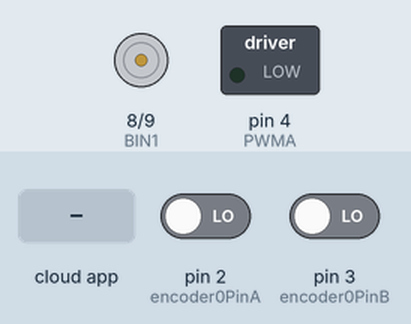
This sketch was run on a simulated Arduino Uno, built with avr-gcc and run on an emulated ATmega328P. Parts: motor-driver pin pairs drawn as motors (green arrow = first pin HIGH = forward, orange = second pin HIGH = backward, longer = more drive, scaled by the enable pin), switched loads named in the sketch (green lamp = pin HIGH). Inputs (shaded band) come from the test bench; at power-on: pin 2 (encoder0PinA) LOW, pin 3 (encoder0PinB) LOW. The ROS host is connected and sends only what is stated.

Above: at 1.2 s.
1.3 s: the phone or cloud app sets linear.x to -100
At 2.5 s:
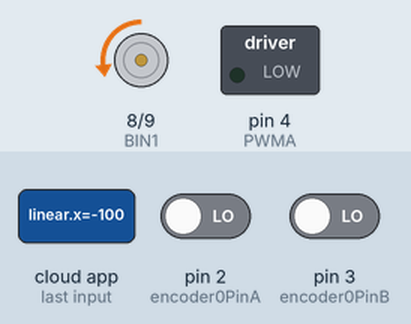
2.8 s: the phone or cloud app sets angular.z to 100
At 3.7 s:
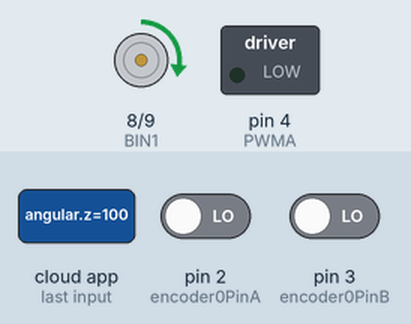
4.3 s: the phone or cloud app sets angular.z to -100
At 4.8 s:
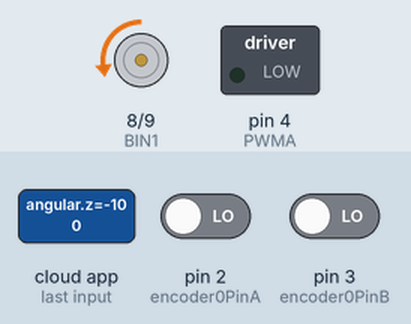
Timing chart, 0 to 7.3 s (numbered marks = the images above; inputs shaded):
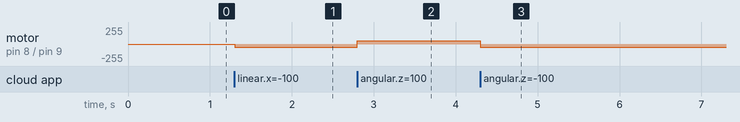

Measured:
- after the input at 1.3 s, motor on pin 8 (BIN1) / pin 9 (BIN2): stopped → backward 50/255 at once
- after the input at 2.8 s, motor on pin 8 (BIN1) / pin 9 (BIN2): backward 50/255 → forward 50/255 at once
- after the input at 4.3 s, motor on pin 8 (BIN1) / pin 9 (BIN2): forward 50/255 → backward 50/255 at once

The sketch:

buller_test.ino
```cpp
//#include "L_S_Encoder_count.h"
#include <ros.h>
#include <ros/time.h>
#include <std_msgs/Float64.h>
#include <geometry_msgs/Twist.h>
#include "math.h"

#define encoder0PinA 2
#define encoder0PinB 3

int flag=0;
int check=0;
int encoder0Pos = 0;
int STBY = 7; //standby
//Motor A
int PWMA = 4; //Speed control
int AIN1 = 6; //Direction
int AIN2 = 5; //Direction

//Motor B
int PWMB = 10; //Speed control
int BIN1 = 8; //Direction
int BIN2 = 9; //Direction

void move(int motor, int speed, int direction);
void doEncoderA();
void doEncoderB();
//unsigned int ENCODER_CNT = 0;
//unsigned int Timer_flag = 0;
int Encoder_value = 0;

double vth = 0.0;
double vx = 0.0;
//int servo_angle = 85;
int dc_vel = 0;

void motor(const geometry_msgs::Twist& msg){
    vx = msg.angular.z;
    vth = msg.linear.x;
    //servo_angle = 85 + msg.angular.z * 50; //30, 85, 140 angle -> msg.angular.z * 57
    //dc_vel = abs(510*msg.linear.x);
    int a=0;
    //encoder0Pos = 0;
    //Serial.println("chekchekchekchkechk");
    if(msg.linear.x>0){
      move(0, 50, 1);
      move(1, 50, 1);
    }
    if(msg.linear.x<0){
      move(0, 50, 0);
      move(1, 50, 0);
    }
    if(msg.linear.x==0){
      move(0, 0, 0);
      move(1, 0, 0);
    }
    if(msg.angular.z>0){
      move(0, 50, 1);
      move(1, 50, 0);
    }
    if(msg.angular.z<0){
      move(0, 50, 0);
      move(1, 50, 1);
    }
    /*
      if(msg.angular.z<0){
      while(1){
        a++;
        move(2, 150,  0);
        if(a>10000){
          move(2, 0,  1);
          break;
        }
      }
    }
  if(msg.linear.x > 0){
    digitalWrite(BIN1, LOW);
    digitalWrite(BIN2, HIGH);
    analogWrite(PWMB, 100);
    //servo.write(servo_angle);
    delay(1); // use delay to avoid disturbance
  }
  else if(msg.linear.x < 0){
    digitalWrite(BIN1, HIGH);
    digitalWrite(BIN2, LOW);
    analogWrite(PWMB, 100);
    //servo.write(servo_angle);
    delay(1);
  }
  else{
    digitalWrite(BIN1, HIGH);
    digitalWrite(BIN2, LOW);
    analogWrite(PWMB, 100);
    //servo.write(servo_angle);
    delay(1);
  }
 */
}

ros::NodeHandle n;
std_msgs::Float64 encoder_msg;
ros::Publisher pub_encoder("encoder_pulse", &encoder_msg);
ros::Subscriber<geometry_msgs::Twist> sub("cmd_vel", motor);

void setup() {

  pinMode(PWMB, OUTPUT);
  pinMode(BIN1, OUTPUT);
  pinMode(BIN2, OUTPUT);
  digitalWrite(PWMB, LOW);
  digitalWrite(BIN1, LOW);
  digitalWrite(BIN2, LOW);
  pinMode(encoder0PinA, INPUT);
  pinMode(encoder0PinB, INPUT);
  attachInterrupt(1, doEncoderA, CHANGE); // encoder pin on interrupt 0 (pin 2)
  attachInterrupt(0, doEncoderB, CHANGE); // encoder pin on interrupt 1 (pin 3)
  flag=1;
  //Timer1::set(500000, Timer1_ISR);
  //Timer1::start();

  // ROS Node
  n.initNode();
  n.subscribe(sub);
  n.advertise(pub_encoder);
}

void loop() {

 //if(flag==1){
    if(vx < 0) {
    Encoder_value = encoder0Pos;

    }
    else if(vx > 0) {
    Encoder_value = encoder0Pos;

    }
    else {
    Encoder_value = 0;
    }
    encoder0Pos = 0;
    //flag=0;
 //}


  encoder_msg.data = Encoder_value;
  pub_encoder.publish(&encoder_msg);
  n.spinOnce();
}

void move(int motor, int speed, int direction){
//Move specific motor at speed and direction
//motor: 0 for B 1 for A
//speed: 0 is off, and 255 is full speed
//direction: 0 clockwise, 1 counter-clockwise

  digitalWrite(STBY, HIGH); //disable standby
  boolean inPin1 = LOW;
  boolean inPin2 = HIGH;

  if(direction == 1){
    inPin1 = HIGH;
    inPin2 = LOW;
  }

  if(motor == 1){
    digitalWrite(AIN1, inPin1);
    digitalWrite(AIN2, inPin2);
    analogWrite(PWMA, speed);
  }
   else{
    digitalWrite(BIN1, inPin1);
    digitalWrite(BIN2, inPin2);
    analogWrite(PWMB, speed);
  }
}

void doEncoderA(){
  // look for a low-to-high on channel A
  //flag=1;
  if (digitalRead(encoder0PinA) == HIGH) {
    // check channel B to see which way encoder is turning
    if (digitalRead(encoder0PinB) == HIGH) {
      encoder0Pos = encoder0Pos + 1;
    }
    else {
      encoder0Pos = encoder0Pos - 1;
    }
  }
  else   // must be a high-to-low edge on channel A
  {
    // check channel B to see which way encoder is turning
    if (digitalRead(encoder0PinB) == LOW) {
      encoder0Pos = encoder0Pos + 1;
    }
    else {
      encoder0Pos = encoder0Pos - 1;
    }
  }
  //Serial.println (encoder0Pos);
}

void doEncoderB(){
  /*
    countIntB++;
  if (countIntB == INT_COUNT){
    inputB = (float) INT_COUNT * 1000 / (float)(nowTime - startTimeB);
    startTimeB = nowTime;
    countIntB = 0;
  }  */
  // look for a low-to-high on channel B
  //flag=1;
  if (digitalRead(encoder0PinB) == HIGH) {
   // check channel A to see which way encoder is turning
    if (digitalRead(encoder0PinA) == LOW) {
      encoder0Pos = encoder0Pos + 1;
    }
    else {
      encoder0Pos = encoder0Pos - 1;
    }
  }
  // Look for a high-to-low on channel B
  else {
    // check channel B to see which way encoder is turning
    if (digitalRead(encoder0PinA) == HIGH) {
      encoder0Pos = encoder0Pos + 1;
    }
    else {
      encoder0Pos = encoder0Pos - 1;
    }
  }
  //Serial.println (encoder0Pos);
}
/*void Encoder_count() {

  ENCODER_CNT++;
}

void Timer1_ISR() {
  Timer_flag = 1;
}*/
```
